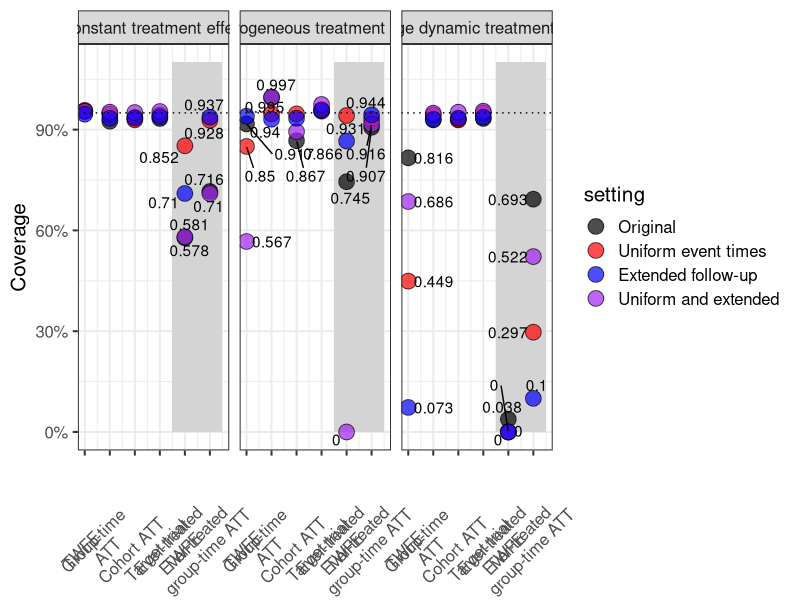
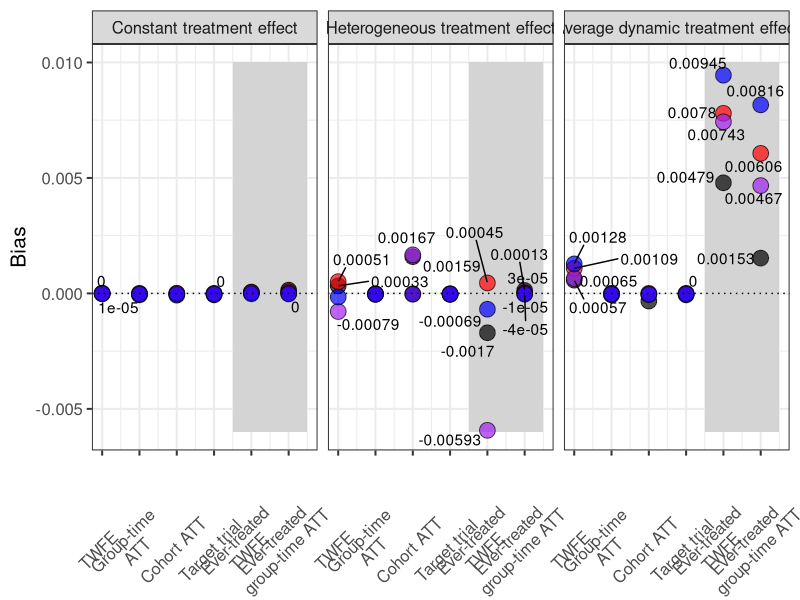
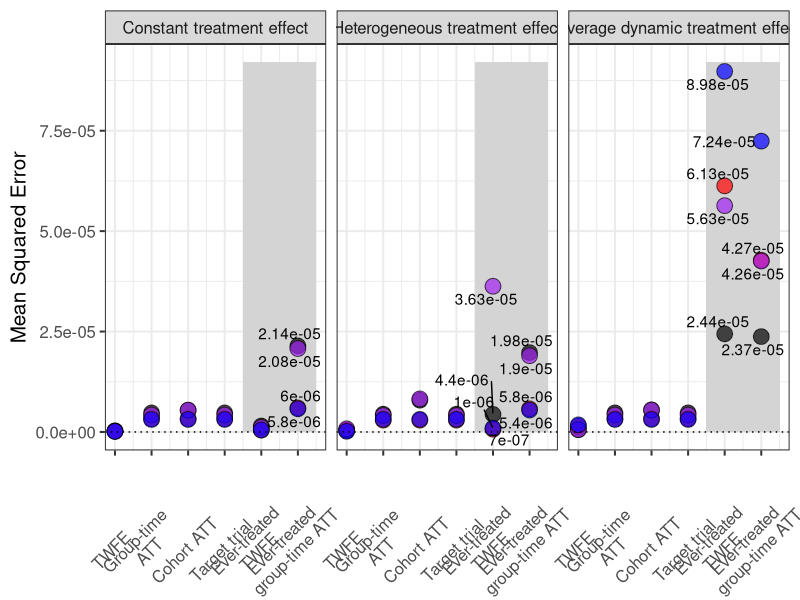
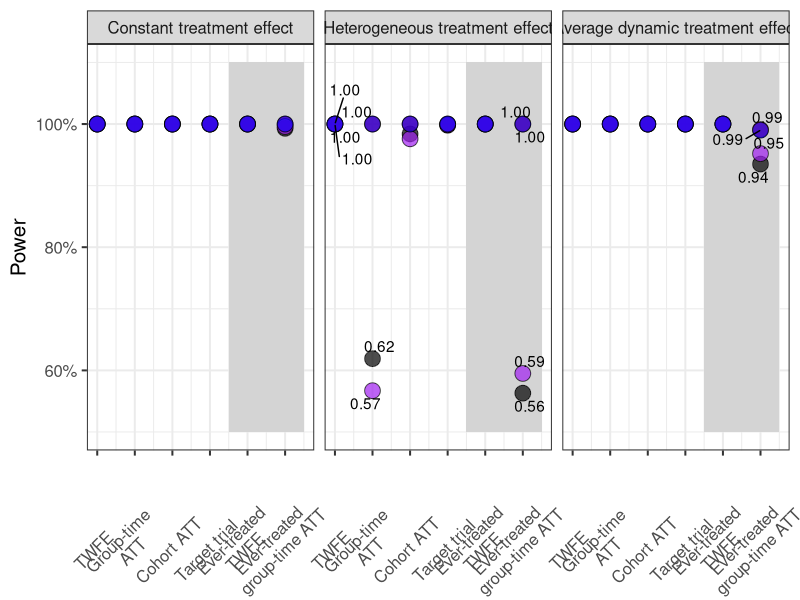
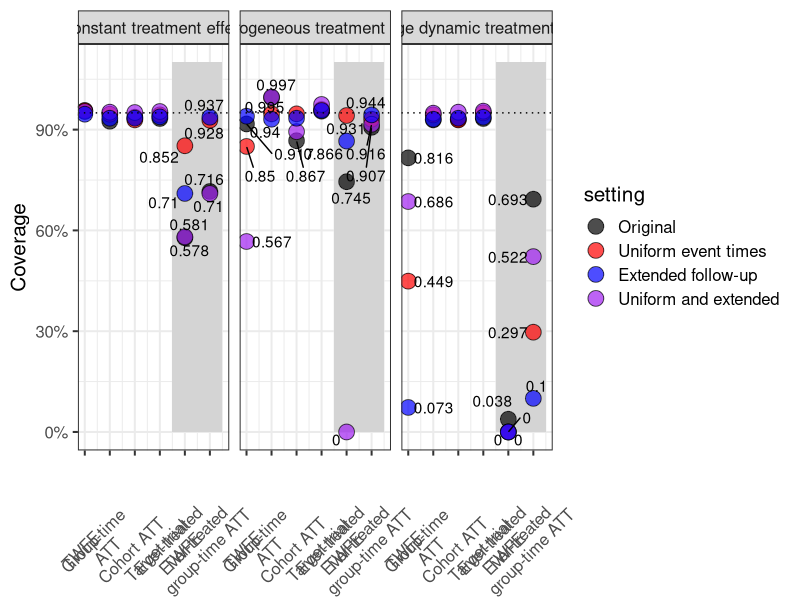
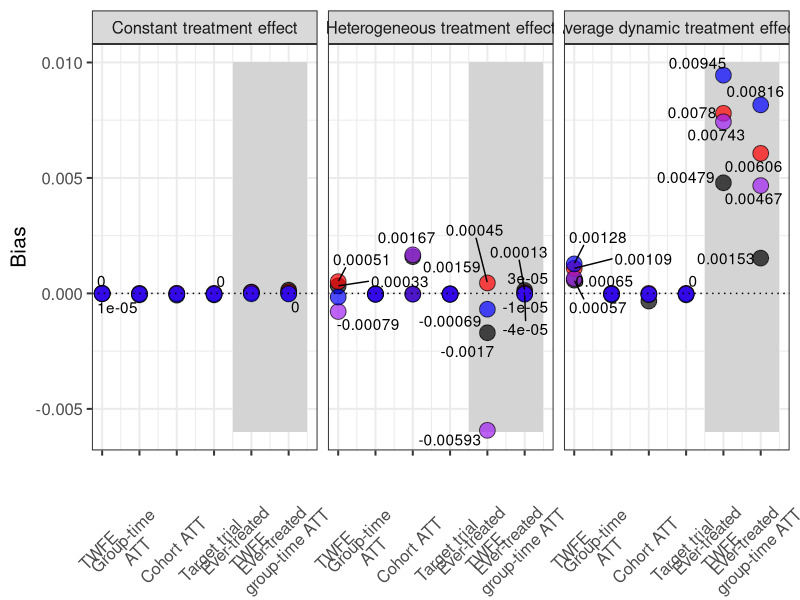
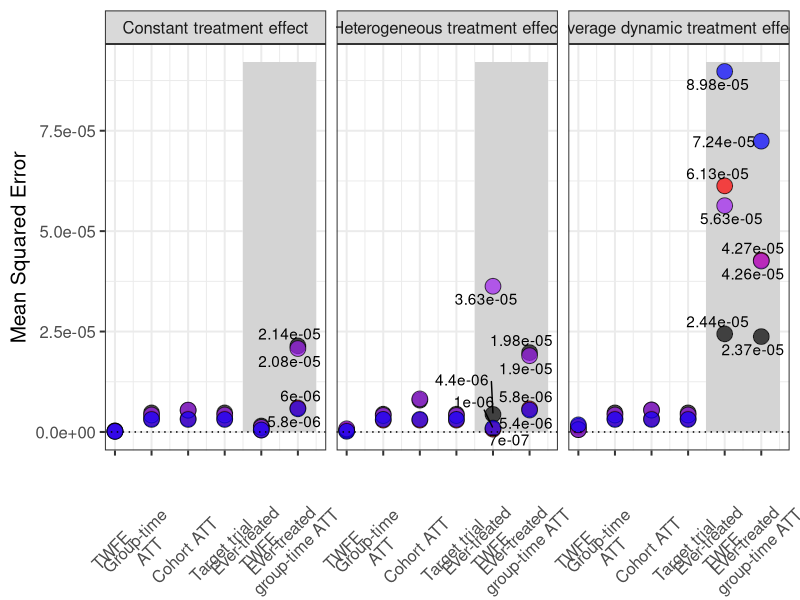
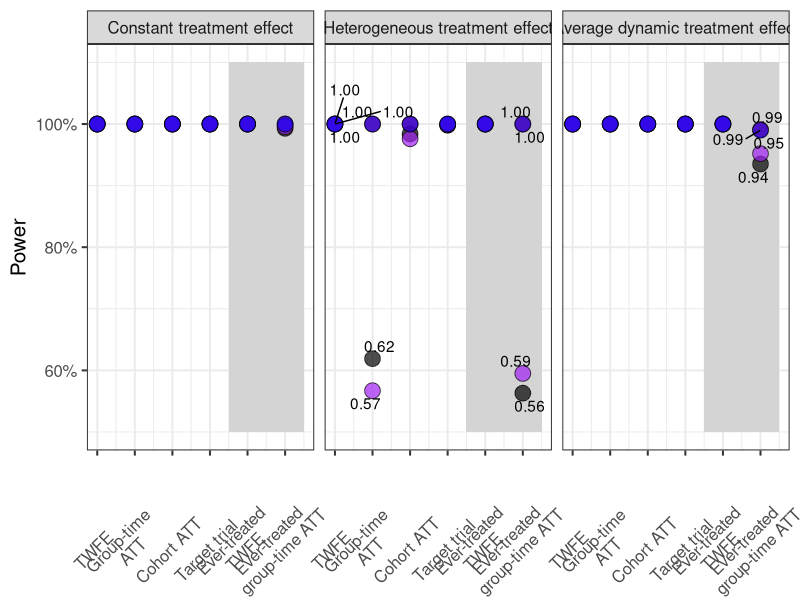

Reproduce these figures in R, in order. (Note: this script raises an error after producing the figures.)
library(tidyverse)
library(magrittr)
library(ggrepel)
library(patchwork)

results_df_summary <- read_csv("./results/twfe_sim_results_summary_PTB_n1000_12062022.csv") %>%
  mutate(setting = "Original")
results_df_summary_u <- read_csv("./results/twfe_uniform_sim_results_summary_PTB_n1000_12092022.csv") %>%
  mutate(setting = "Uniform event times")
results_df_summary_ue <- read_csv("./results/twfe_uniform_sim_results_extended_followup_summary_PTB_n1000_12092022.csv") %>%
  mutate(setting = "Extended follow-up")
results_df_summary_e <- read_csv("./results/twfe_sim_results_extended_followup_summary_PTB_n1000_ext_12092022.csv") %>%
  mutate(setting = "Uniform and extended")

results_all <- bind_rows(results_df_summary, results_df_summary_u, results_df_summary_e, results_df_summary_ue)

results_all %<>% 
  mutate(method2 = fct_relevel(method, c("TWFE",
                                         "group.time.ATT", "staggered.SA", 
                                         "target.trial", "stacked.regression",
                                         "TWFE.ever.adopted", 
                                         "group.time.ATT.ever.adopted")),
         method3 = case_when(method == "TWFE" ~ 1, 
                             method == "group.time.ATT" ~ 2, 
                             method == "staggered.SA" ~ 3, 
                             method %in% c("target.trial", "stacked.regression") ~ 4, 
                             method ==  "TWFE.ever.adopted" ~ 5, 
                             method == "group.time.ATT.ever.adopted" ~ 6),
         method4 = case_when(method2 == "TWFE" ~ "TWFE",
                             method2 == "group.time.ATT" ~ "Group-time ATT",
                             method2 == "staggered.SA" ~ "Cohort ATT",
                             method2 == "target.trial" ~ "Target trial",
                             method2 == "stacked.regression" ~ "Target trial",
                             method2 == "TWFE.ever.adopted" ~ "Ever-treated TWFE",
                             method2 == "group.time.ATT.ever.adopted" ~ "Ever-treated group-time ATT"),
         method4 = fct_relevel(method4, c("TWFE", "Group-time ATT", "Cohort ATT",
                                          "Target trial", 
                                          "Ever-treated TWFE", "Ever-treated group-time ATT"))
  )


results_all %<>% mutate(setting = fct_relevel(setting, c("Original", "Uniform event times", 
                                              "Extended follow-up", "Uniform and extended")))

#start with the non-dynamic plots
results2 <- results_all %>% filter(parameter %in% c("CTE","HTE","DTE.avg"))

results2 %<>% mutate(parameter2 = fct_relevel(parameter, "CTE", "HTE", "DTE.avg"))
table(results2$parameter2)

# plot results 
facet_labels <- c(CTE = "Constant treatment effect", 
                  HTE = "Heterogeneous treatment effect", 
                  DTE.avg = "Average dynamic treatment effect")

p1 <- ggplot(results2, aes(x = method3, y = coverage)) + 
  geom_rect(aes(xmin = 4.5, xmax = 6.5, ymin = 0.0, ymax = 1.1),
            fill = "lightgrey", alpha = 0.5) +
  geom_point(aes(fill = setting), size=5, pch = 21, alpha = 0.7) + #color = method
  geom_text_repel(aes(label = coverage)) + #, position = position_nudge(x = 0.1, y = 0.04)) + 
  theme_bw(base_size = 15) + 
  facet_wrap(~parameter2, labeller = labeller(parameter2 = facet_labels)) + 
  geom_hline(aes(yintercept=0.95), linetype=3) + 
  labs(x = "", y = "Coverage") + 
  scale_x_continuous(breaks = c(1:6), labels=c("TWFE", "Group-time \nATT",
                                               "Cohort ATT", "Target trial", 
                                               "Ever-treated \nTWFE",
                                               "Ever-treated \ngroup-time ATT")) +
  scale_fill_manual(values = c("black", "red", "blue", "purple")) + 
  theme(axis.text.x=element_text(angle = 45, vjust = 0.1)) + #angle = 45) 
  scale_y_continuous(labels = scales::percent) 

p1

ggsave(p1, file="../TWFE-simulation/results/twfe_all_sim_coverage_PTB_n1000.png", 
        width=15, height = 5, device = "png")

p2 <- ggplot(results2, aes(x= method3, y = bias))  + 
  geom_rect(aes(xmin = 4.5, xmax = 6.5, ymin = -0.006, ymax = 0.01),
            fill = "lightgrey", alpha = 0.5) +
  geom_point(aes(fill = setting), size=5, pch = 21, alpha = 0.7) + #color = method
  geom_text_repel(aes(label = round(bias, 5))) + # position = position_nudge(x = 0.2, y = 0.00001)
  theme_bw(base_size = 15) + 
  facet_wrap(~parameter2, labeller = labeller(parameter2 = facet_labels)) + 
  geom_hline(aes(yintercept=0), linetype=3) + 
  labs(x="", y="Bias") + 
  scale_x_continuous(breaks = c(1:6), labels=c("TWFE", "Group-time \nATT",
                                               "Cohort ATT", "Target trial", 
                                               "Ever-treated \nTWFE",
                                               "Ever-treated \ngroup-time ATT")) +
  scale_fill_manual(values = c("black", "red", "blue", "purple")) + 
  theme(axis.text.x=element_text(angle = 45, vjust = 0.1))  + 
  theme(legend.position = "none") 

p2

ggsave(p2, file="../TWFE-simulation/results/twfe_all_sim_bias_PTB_n1000.png", 
        width=15, height = 5, device = "png")

p3 <- ggplot(results2, aes(x = method3, y = MSE)) + 
  geom_rect(aes(xmin = 4.5, xmax = 6.5, ymin = 0, ymax = 9.2e-05),
            fill = "lightgrey", alpha = 0.5) +
  geom_point(aes(fill = setting), size=5, pch = 21, alpha = 0.7) + #color = method
  geom_text_repel(aes(label = round(MSE, 7))) +
  theme_bw(base_size = 15) + 
  facet_wrap(~parameter2, labeller = labeller(parameter2 = facet_labels)) + 
  geom_hline(aes(yintercept=0), linetype=3) + 
  labs(x="", y="Mean Squared Error") + 
  scale_x_continuous(breaks = c(1:6), labels=c("TWFE", "Group-time \nATT",
                                               "Cohort ATT", "Target trial", 
                                               "Ever-treated \nTWFE",
                                               "Ever-treated \ngroup-time ATT")) +
  scale_fill_manual(values = c("black", "red", "blue", "purple")) + 
  theme(axis.text.x=element_text(angle = 45, vjust = 0.1))  + 
  theme(legend.position = "none")  

p3

ggsave(p3, file="../TWFE-simulation/results/twfe_all_sim_mse_PTB_n1000.png", 
       width=15, height = 5, device = "png")

p4 <- ggplot(results2, aes(x = method3, y = power)) + 
  geom_rect(aes(xmin = 4.5, xmax = 6.5, ymin = 0.5, ymax = 1.1),
            fill = "lightgrey", alpha = 0.5) +
  geom_point(aes(fill = setting), size=5, pch = 21, alpha = 0.7) + #color = method 
  geom_text_repel(aes(label = sprintf(power, fmt = '%#.2f'))) +
  theme_bw(base_size = 15) + 
  facet_wrap(~parameter2, labeller = labeller(parameter2 = facet_labels)) + 
  #geom_hline(aes(yintercept=0), linetype=3) + 
  labs(x="", y="Power") + 
  scale_x_continuous(breaks = c(1:6), labels=c("TWFE", "Group-time \nATT",
                                               "Cohort ATT", "Target trial", 
                                               "Ever-treated \nTWFE",
                                               "Ever-treated \ngroup-time ATT")) +
  scale_fill_manual(values = c("black", "red", "blue", "purple")) + 
  theme(axis.text.x=element_text(angle = 45, vjust = 0.1))  + 
  theme(legend.position = "none") +
  scale_y_continuous(labels = scales::percent) 

p4
ggsave(p4, file="../TWFE-simulation/results/twfe_all_sim_power_PTB_n1000.png", 
        width = 15, height = 5, device = "png")

all_1 <- p1 + p2 + p3 + p4 + plot_layout(nrow = 4)
all_1
ggsave(all_1, file="../TWFE-simulation/results/twfe_sim_all2_PTB_n1000.png", 
        width=15, height = 20, device = "png")


results_all %<>% 
  mutate(ever.adopted.est = 
           case_when(method %in% c("TWFE.ever.adopted", "group.time.ATT.ever.adopted") ~ "Ever-treated only",
                     !(method %in% c("TWFE.ever.adopted", "group.time.ATT.ever.adopted")) ~ "All states"))

# dynamic effects 
results_all <- results_all %>% mutate(time_pt = substr(parameter, 4, 8))
results_all <- results_all %>% mutate(time_pt = ifelse(parameter=="DTE.avg", "", time_pt))
results_all <- results_all %>% mutate(time_pt = sub("..","-",time_pt, fixed = TRUE))
results_all <- results_all %>% mutate(time_pt = as.numeric(sub(".","",time_pt, fixed = TRUE)))
results_all <- results_all %>% mutate(pre_post = as.numeric(time_pt>=0))

# coverage
results3 <- results_all %>% filter(!parameter %in% c("CTE","HTE","DTE.avg"))

p41 <- ggplot(results3,
              aes(x = time_pt, y = coverage)) +
  geom_line(aes(col = setting), alpha = 0.75) +
  geom_hline(yintercept = 0.95) +
  geom_vline(xintercept = 0, lty = 2) +
  labs(y = "Coverage", x = "Event Time") +
  theme_bw(base_size = 15) + 
  theme(legend.title=element_blank()) + 
  scale_y_continuous(labels = scales::percent) +
  scale_color_manual(values = c("black", "red", "blue", "purple")) + 
  facet_wrap(~method4, nrow = 1)
p41

ggsave(p41, file="../TWFE-simulation/results/all_dyn_coverage_n1000.png", 
       width=15,height = 3.5, device = png)

p51 <- ggplot(results3,
              aes(x = time_pt, y = bias)) +
  geom_line(aes(col = setting), alpha = 0.75) +
  geom_hline(yintercept = 0) +
  geom_vline(xintercept = 0, lty = 2) +
  labs(y = "Bias", x = "Event Time") +
  theme_bw(base_size = 15) + 
  theme(legend.title=element_blank()) + 
  scale_color_manual(values = c("black", "red", "blue", "purple")) + 
  facet_wrap(~method4, nrow = 1)

p51

ggsave(p51, file="../TWFE-simulation/results/all_dyn_bias_n1000_PTB.png", 
       width=15,height = 3.5, device = png)

p61 <- ggplot(results3,
              aes(x = time_pt, y = MSE)) +
  geom_line(aes(col = setting), alpha = 0.75) +
  geom_vline(xintercept = 0, lty = 2) +
  labs(y = "Mean squared error", x = "Event Time") +
  theme_bw(base_size = 15)  + 
  theme(legend.title=element_blank()) + 
  scale_color_manual(values = c("black", "red", "blue", "purple")) +
  scale_y_continuous(limits = c(NA, 0.000125)) + 
  facet_wrap(~method4, nrow = 1)

p61

ggsave(p61, file="../TWFE-simulation/results/all_dyn_mse_n1000_PTB.png", 
       width=15,height = 3.5, device = png)

#power 

p71 <- ggplot(results3,
              aes(x = time_pt, y = power)) +
  geom_line(aes(col = setting), alpha = 0.75) +
  labs(y = "Power", x = "Event Time") +
  theme_bw(base_size = 15) + 
  scale_y_continuous(labels = scales::percent) +
  theme(legend.title=element_blank()) + 
  scale_color_manual(values = c("black", "red", "blue", "purple")) +
  scale_x_continuous(limits = c(0, NA)) +
  facet_wrap(~method4, nrow = 1)

p71

ggsave(p71, file="../TWFE-simulation/results/all_dyn_power_n1000_PTB.png", 
       width=15, height = 3.5, device = png)

dyn_all <- p41 + p51 + p61 + p71 + plot_layout(nrow = 4, guides = "collect") & theme(legend.position = "bottom")

dyn_all

ggsave(dyn_all, file="../TWFE-simulation/results/dyn_all2_n1000_PTB.png", 
       width=18, height = 18, device = png)
